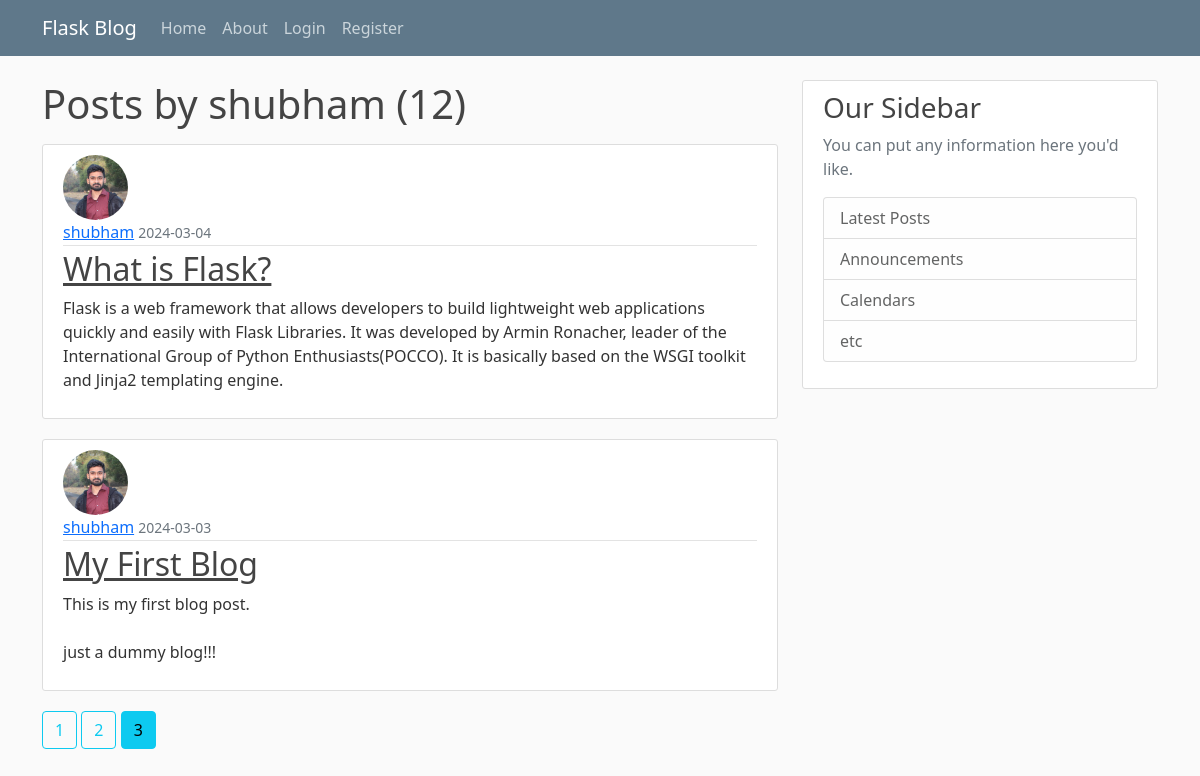
Page /user/shubham?page=3 on the committed database.
### flask_blog/models.py (models this page shows, shortened)
class User(db.Model, UserMixin):
    id = db.Column(db.Integer, primary_key = True)
    username = db.Column(db.String(20), unique=True, nullable=False)
    email = db.Column(db.String(120), unique=True, nullable=False)
    image_file = db.Column(db.String(20), nullable=False, default='default.jpg')
    password = db.Column(db.String(60), nullable=False)
    posts = db.relationship('Post', backref='author', lazy=True)

class Post(db.Model):
    id = db.Column(db.Integer, primary_key = True)
    title = db.Column(db.String(120), nullable = False)
    date_posted = db.Column(db.DateTime, nullable = False, default=datetime.utcnow)
    content = db.Column(db.Text, nullable=False)
    user_id = db.Column(db.Integer, db.ForeignKey('user.id'), nullable = False)

### flask_blog/routes.py (the view)
@app.route("/user/<string:username>")
def user_posts(username):
    page = request.args.get('page', 1, type=int)
    user = User.query.filter_by(username = username).first_or_404()
    posts = Post.query.filter_by(author=user).order_by(Post.date_posted.desc()).paginate(page=page, per_page=5)
    return render_template("user_posts.html", posts=posts, user = user)

### flask_blog/templates/user_posts.html
{% extends "layout.html" %}
{% block start %}
    <h1 class="mb-3"> Posts by {{ user.username }} ({{posts.total}})</h1>
    {% for post in posts %}
    <article class="media content-section">
      <img class="rounded-circle article-img" src="{{ url_for('static',filename='profile_pics/'+post.author.image_file) }}">
        <div class="media-body">
          <div class="article-metadata">
            <a class="mr-2" href="{{url_for('user_posts', username=post.author.username)}}">{{ post.author.username }}</a>
            <small class="text-muted">{{ post.date_posted.strftime('%Y-%m-%d') }}</small>
          </div>
          <h2><a class="article-title" href="{{ url_for('post',post_id=post.id) }}">{{ post.title }}</a></h2>
          <p class="article-content">{{ post.content }}</p>
        </div>
      </article>
    {% endfor %}
    {% for page_no in posts.iter_pages(left_edge = 1, right_edge=1, left_current=1, right_current=2) %}
     {% if page_no %}
        {% if posts.page == page_no%}
           <a class="btn btn-info mb-4" href="{{ url_for('user_posts',username=user.username, page=page_no) }}"> {{page_no}}</a>
        {%else%}
           <a class="btn btn-outline-info mb-4" href="{{ url_for('user_posts',username=user.username, page=page_no) }}"> {{page_no}}</a>
        {%endif%}
     {% else %}
      ...
     {% endif %}
    {% endfor %}
{% endblock %}

### flask_blog/static/main.css (style rules this page uses)
body { background: #fafafa; color: #333333; margin-top: 5rem; }
h1, h2, h3, h4, h5, h6 { color: #444444; }
.content-section { background: #ffffff; padding: 10px 20px; border: 1px solid #dddddd; border-radius: 3px; margin-bottom: 20px; }
.article-title { color: #444444; }
.article-content { white-space: pre-line; }
.article-img { height: 65px; width: 65px; margin-right: 16px; }
.article-metadata { padding-bottom: 1px; margin-bottom: 4px; border-bottom: 1px solid #e3e3e3 }

### rows in the picture
User: username "shubham"
Post: image_file (picture), author.username "shubham", date_posted "2024-03-04", title "What is Flask?", content "Flask is a web framework that allows developers to build lightweight web applications quickly and easily with Flask Libraries. It was developed by Armin Ronacher, leader of the International Group of Python Enthusiasts(POCCO). It is basically based on the WSGI toolkit and Jinja2 templating engine."
Post: image_file (picture), author.username "shubham", date_posted "2024-03-03", title "My First Blog", content "This is my first blog post. just a dummy blog!!!"

### other values in the picture
{{ posts.total }} "12"
{{ page_no }} "1" "2"
{{ page_no }} "3"
